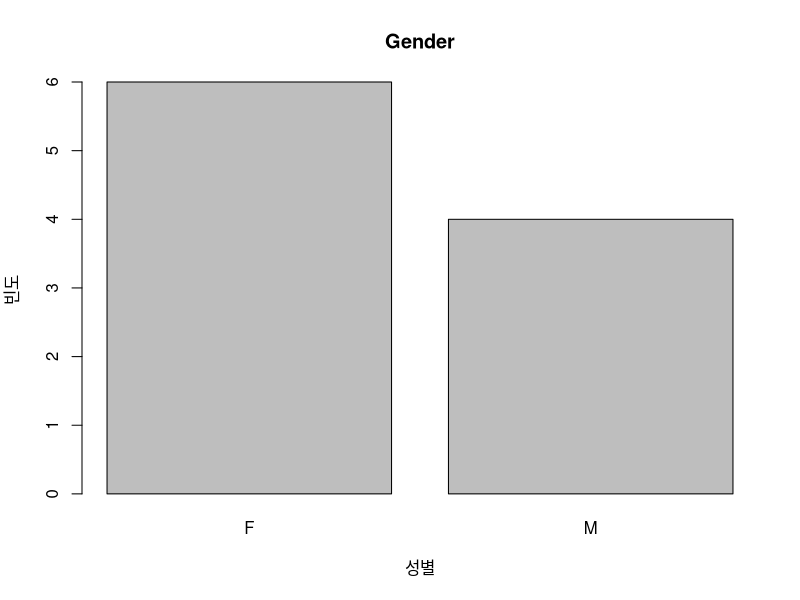
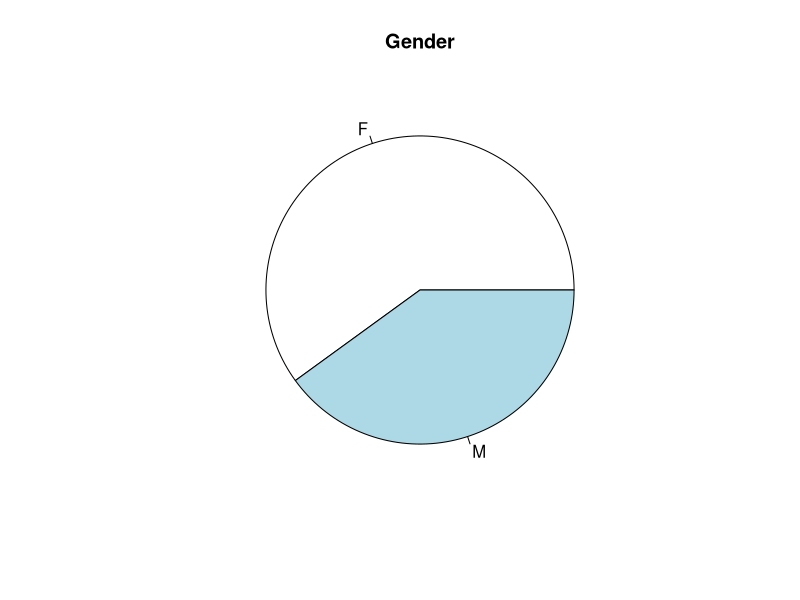
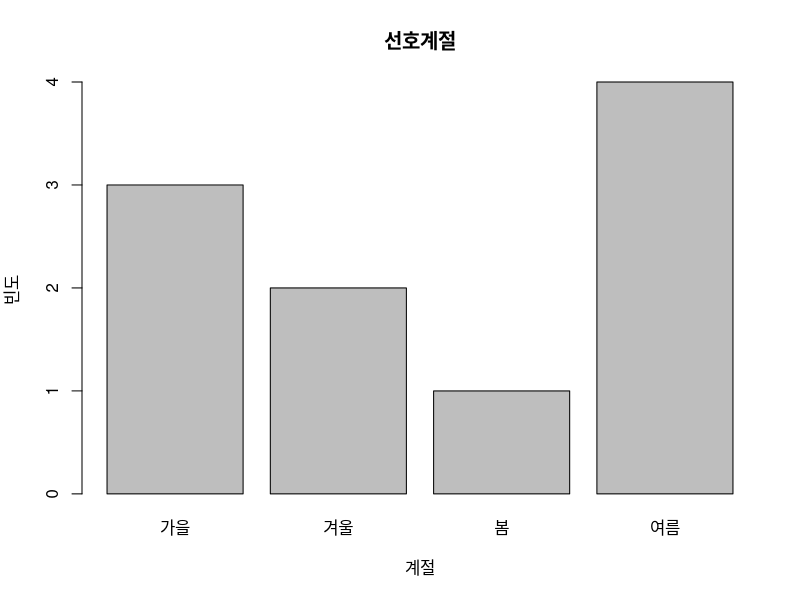
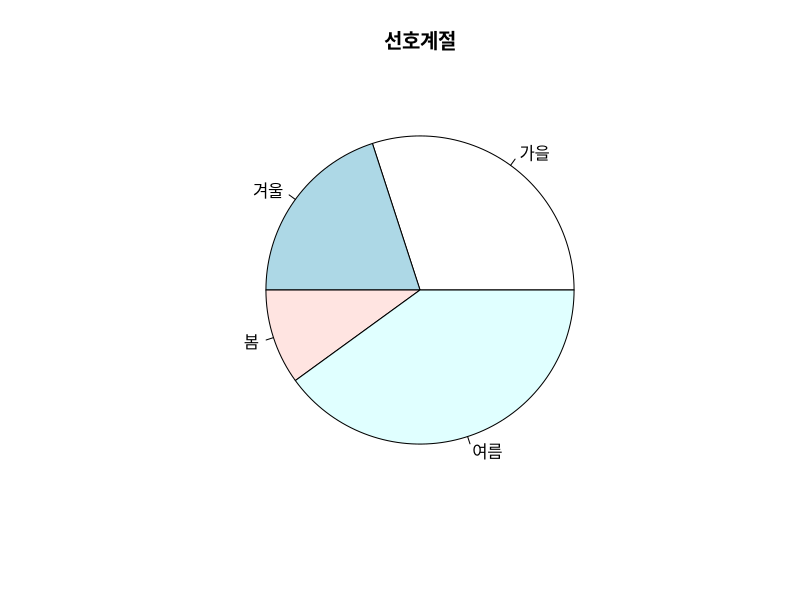
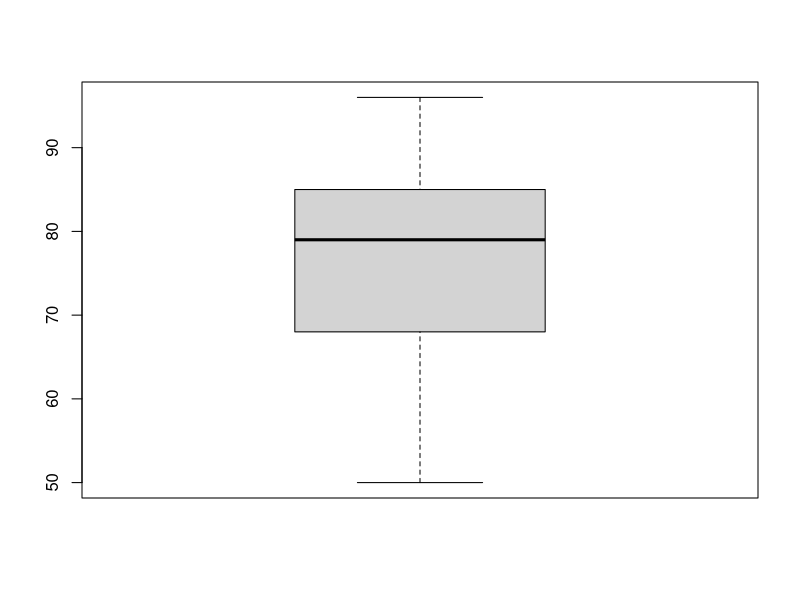
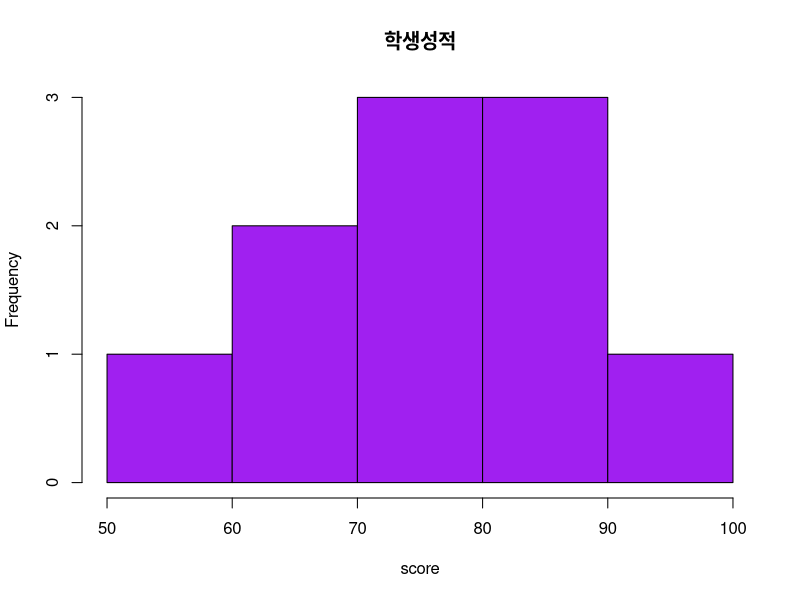
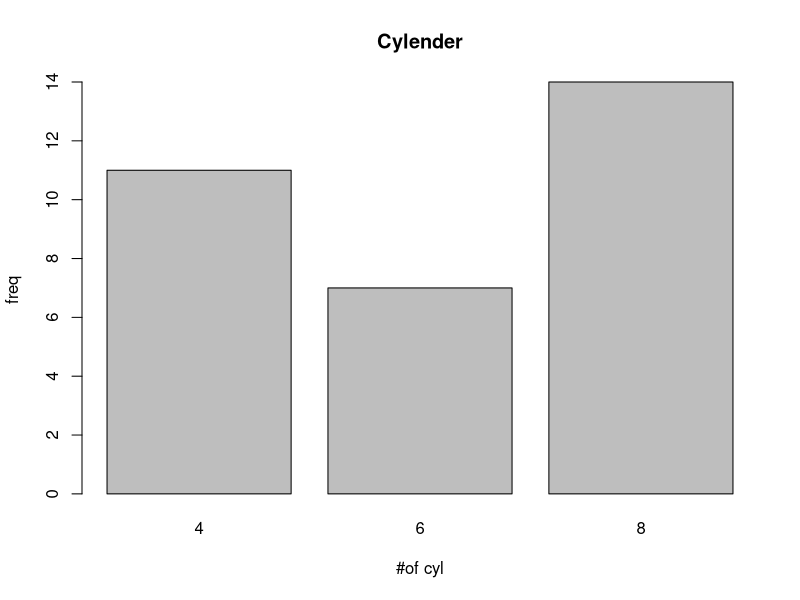
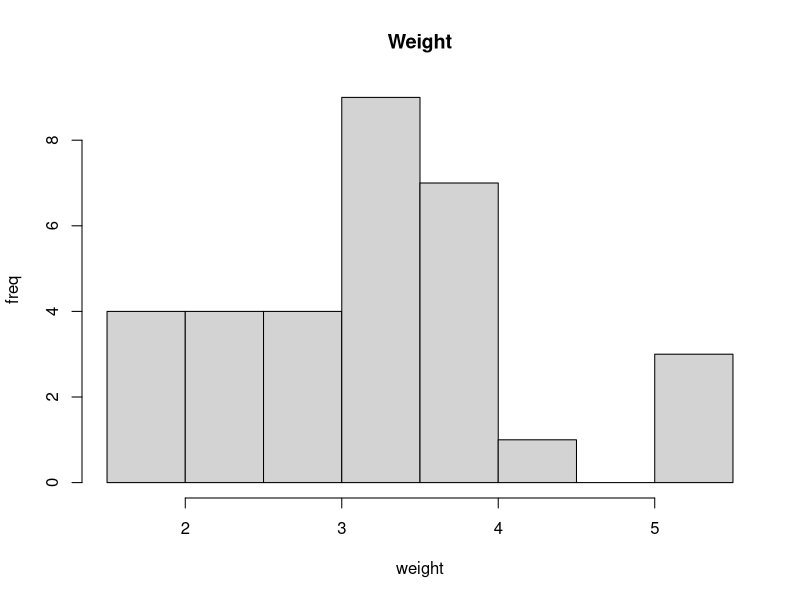

Write the R code that produced these figures, in order.
#
# day5_1_answer.R
#
# 5일차 일변량(단일변수) 범주형/연속형 data 분석 실습
#
#문1) 
#	어떤 학급의 성별이 다음과 같을 때 주어진 문제를 해결하기 위한 R 코드를 작성하시오.
#				
#				F F F M M F F F M M
#1. 위의 자료를 gender 벡터에 저장하시오.
gender <- c( 'F', 'F', 'F', 'M', 'M', 'F', 'F', 'F', 'M', 'M' )
gender 

#2. gender에 있는 값들에 대해 도수분포표를 작성하여 출력하시오.
gender.table <- table( gender )
gender.table

#3. gender에 있는 값들에 대해 막대그래프를 작성하여 출력하시오.
barplot( gender.table, main = 'Gender', xlab = '성별', ylab = '빈도' )

#4. gender에 있는 값들에 대해 원그래프를 작성하여 출력하시오.
pie( gender.table, main = 'Gender' )

#문2)
#    좋아하는 계절에 대한 조사 결과가 다음과 같을 때 주어진 문제를 해결하기 위한 R 코드를 작성하시오.
#
#			여름 겨울 봄 가을 여름 가을 겨울 여름 여름 가을
#			
#1. 위의 자료를 season 벡터에 저장하시오.
season <- c( '여름', '겨울', '봄', '가을', '여름', '가을', '겨울', '여름', '여름', '가을' )
season

#2. season에 있는 값들에 대해 도수분포표를 작성하여 출력하시오.
season.table <- table( season )
season.table

#3. season에 있는 값들에 대해 막대그래프를 작성하여 출력하시오.
barplot( season.table, main = '선호계절', xlab = '계절', ylab = '빈도' )

#4. season에 있는 값들에 대해 원그래프를 작성하여 출력하시오.
pie( season.table, main = '선호계절' )

#문3)
#	학생 A의 과목별 성적이 다음과 같을 때 각 문제를 해결하기 위한 R 코드를 작성하시오.
#
#			KOR ENG ATH HIST SOC MUSIC BIO EARTH PHY ART
#			90 	85 	73 	80 	 85  65    78  50    68  96
			
#1. 위 데이터를 score 벡터에 저장하시오(과목명은 데이터 이름으로 저장).
score <- c( 90, 85, 73, 80, 85, 65, 78, 50, 68, 96 )
names( score ) <- c( 'KOR', 'ENG', 'ATH', 'HIST', 'SOC', 'MUSIC', 'BIO', 'EARTH', 'PHY', 'ART' )

#2. score 벡터의 내용을 출력하시오.
score

#3. 전체 성적의 평균과 중앙값을 각각 구하시오.
mean( score )
median( score )

#4. 전체 성적의 표준편차를 출력하시오.
sd( score )

#5. 가장 성적이 높은 과목의 이름을 출력하시오.
names( score[ score == max( score ) ] )

#6. 성적에 대한 상자그림을 작성하고, 이상치에 해당하는 과목이 있으면 출력하시오.
boxplot( score )

#7. 다음 조건을 만족하는 위 성적에 대한 히스토그램을 작성하시오.
#   (그래프 제목: 학생 성적, 막대의 색: 보라색)
hist( score, main = '학생성적', col = 'purple' )

#문4)
#	R에서 제공하는 mtcars 데이터셋에 대해 다음 문제를 해결하기 위한 R코드를 작성하시오.
#
dim( mtcars )
str( mtcars )
head( mtcars )
tail( mtcars )

#	1. 중량(wt)의 평균값, 중앙값, 절사평균값(절사범위: 15%), 표준편차를 각각 구하시오.
mean( mtcars$wt )
median( mtcars$wt )
mean( mtcars$wt, trim = .15 )
sd( mtcars$wt )

#	2. 중량(wt)에 대해 summary( ) 함수의 적용 결과를 출력하시오.
summary( mtcars$wt )

#	3. 실린더수(cyl)에 대해 도수분포표를 출력하시오.
cyl.table <- table( mtcars$cyl )
cyl.table

#	4. 앞에서 구한 도수분포표를 막대그래프로 출력하시오.
barplot( cyl.table, main = "Cylender", xlab = '#of cyl', ylab = 'freq' )

#	5. 중량(wt)의 히스토그램을 출력하시오.
hist( mtcars$wt, main = 'Weight', xlab = 'weight', ylab = 'freq' )

#	6. 중량(wt)에 대해 상자그림을 출력하시오.(단, 상자그림으로부터 관찰할 수 있는정보를 함께 출력하시오.)
boxplot( mtcars$wt, main = '중량' )
  # 중량이 평균 이하인 파량이 대체로 많은편이다.

#	7. 배기량(disp)에 대한 상자그림을 출력하시오.(단, 상자그림으로부터 관찰할 수 있는 정보를 함께 출력하시오.)
boxplot( mtcars$disp, main = '배기량' )
  # 배기량 200이상이 차량이 대체로 많은편이다.   

#	8. 기어수(gear)를 그룹 정보로 하여 연비(mpg) 자료에 대해 상자그림을 작성작성하고,
#	   각 그룹의 상자그림을 비교하여 관찰할 수 있는 것이 무엇인지 나타내시오.
boxplot( mpg~gear, data = mtcars, main = '기어수별 연비' )
    # 기어수가 4인 자동차들이 대체로 연비가 높다.